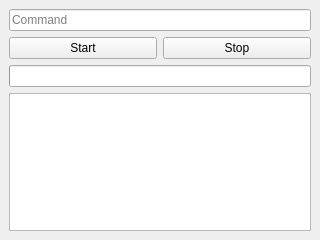
<?xml version="1.0" encoding="UTF-8"?>
<ui version="4.0">
 <class>MainWindow</class>
 <widget class="QMainWindow" name="MainWindow">
  <property name="geometry">
   <rect>
    <x>0</x>
    <y>0</y>
    <width>320</width>
    <height>240</height>
   </rect>
  </property>
  <property name="sizePolicy">
   <sizepolicy hsizetype="Expanding" vsizetype="Expanding">
    <horstretch>0</horstretch>
    <verstretch>0</verstretch>
   </sizepolicy>
  </property>
  <property name="windowTitle">
   <string>Executor</string>
  </property>
  <widget class="QWidget" name="centralWidget">
   <property name="sizePolicy">
    <sizepolicy hsizetype="Expanding" vsizetype="Expanding">
     <horstretch>0</horstretch>
     <verstretch>0</verstretch>
    </sizepolicy>
   </property>
   <layout class="QGridLayout" name="gridLayout">
    <item row="0" column="0">
     <widget class="QLineEdit" name="command">
      <property name="placeholderText">
       <string>Command</string>
      </property>
     </widget>
    </item>
    <item row="2" column="0">
     <widget class="QProgressBar" name="progress">
      <property name="maximum">
       <number>100</number>
      </property>
      <property name="value">
       <number>0</number>
      </property>
      <property name="textVisible">
       <bool>false</bool>
      </property>
     </widget>
    </item>
    <item row="1" column="0">
     <layout class="QHBoxLayout" name="horizontalLayout">
      <item>
       <widget class="QPushButton" name="start">
        <property name="text">
         <string>Start</string>
        </property>
       </widget>
      </item>
      <item>
       <widget class="QPushButton" name="stop">
        <property name="text">
         <string>Stop</string>
        </property>
       </widget>
      </item>
     </layout>
    </item>
    <item row="3" column="0">
     <widget class="QPlainTextEdit" name="output">
      <property name="font">
       <font>
        <family>monospace</family>
       </font>
      </property>
      <property name="lineWrapMode">
       <enum>QPlainTextEdit::NoWrap</enum>
      </property>
      <property name="readOnly">
       <bool>true</bool>
      </property>
     </widget>
    </item>
   </layout>
  </widget>
 </widget>
 <resources/>
 <connections/>
</ui>
